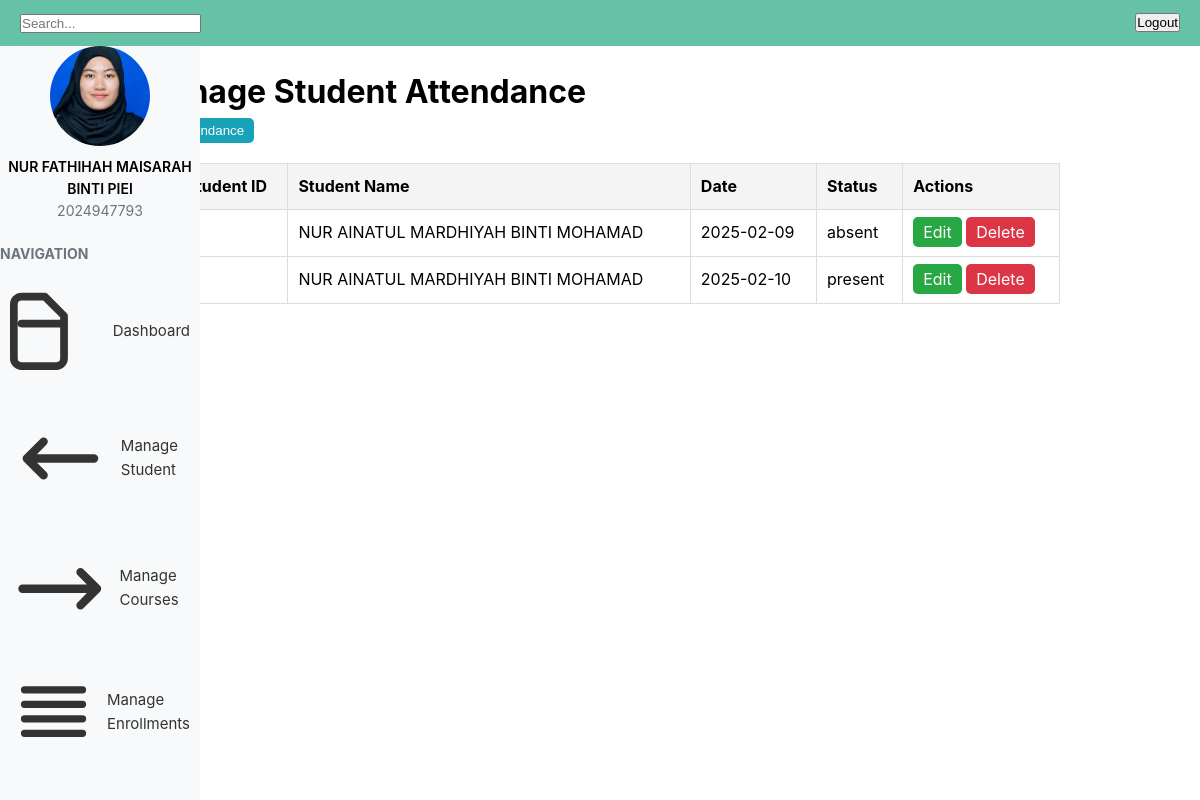
/manageattendance.php, run on the app's committed database.
### tables this page shows
CREATE TABLE `attendance` (
  `attendance_id` int(11) NOT NULL,
  `student_id` int(11) NOT NULL,
  `student_name` varchar(50) NOT NULL,
  `date` date NOT NULL,
  `status` enum('present','absent') NOT NULL,
  `created_at` timestamp(6) NOT NULL DEFAULT current_timestamp(6) ON UPDATE current_timestamp(6)
);

### manageattendance.php (the view, shortened to what this page needs)
<?php
$conn = mysqli_connect('localhost', 'root', '', 'studentonlineformdb');
$query = "SELECT attendance_id, student_id, student_name, date, status FROM attendance";
$result = mysqli_query($conn, $query);
?>
<!DOCTYPE html>
<html lang="en">
<head>
    <link rel="stylesheet" href="style.css">
</head>
<body class="bg-gray-100">
      <div class="navbar">
        <div class="search-bar">
          <input type="text" placeholder="Search...">
        </div>
      <button class="bg-red-500 px-3 py-1 rounded-md"  onclick="window.location.href='login.php';">Logout</button>
        </div>
    <div class="flex h-screen">
         <aside class="sidebar">
            <div class="profile">
                <img src="img/img0.jpg" alt="Profile Picture">
                <h2>NUR FATHIHAH MAISARAH BINTI PIEI</h2>
                <p>2024947793</p>
            </div>
            <h3 class="nav-title">Navigation</h3>
            <ul>
                <li class="nav-item">
                    <a href="staff.php">
                        <svg xmlns="http://www.w3.org/2000/svg" class="h-5 w-5" fill="none" viewBox="0 0 24 24" stroke="currentColor">
                            <path stroke-linecap="round" stroke-linejoin="round" stroke-width="2" d="M3 10h11M9 21H3a2 2 0 01-2-2V5a2 2 0 012-2h6l5 5v11a2 2 0 01-2 2z" />
                        </svg>
                        Dashboard
                    </a>
                </li>
                <li class="nav-item">
                    <a href="managestudent.php">
                        <svg xmlns="http://www.w3.org/2000/svg" class="h-5 w-5" fill="none" viewBox="0 0 24 24" stroke="currentColor">
                            <path stroke-linecap="round" stroke-linejoin="round" stroke-width="2" d="M8 16l-4-4m0 0l4-4m-4 4h16" />
                        </svg>
                        Manage Student
                    </a>
                </li>
                <li class="nav-item">
                    <a href="managecourses.php">
                        <svg xmlns="http://www.w3.org/2000/svg" class="h-5 w-5" fill="none" viewBox="0 0 24 24" stroke="currentColor">
                            <path stroke-linecap="round" stroke-linejoin="round" stroke-width="2" d="M17 16l4-4m0 0l-4-4m4 4H3" />
                        </svg>
                        Manage Courses
                    </a>
                </li>
                <li class="nav-item">
                    <a href="manageenrollements.php">
                        <svg xmlns="http://www.w3.org/2000/svg" class="h-5 w-5" fill="none" viewBox="0 0 24 24" stroke="currentColor">
                            <path stroke-linecap="round" stroke-linejoin="round" stroke-width="2" d="M4 6h16M4 10h16M4 14h16M4 18h16" />
                        </svg>
                        Manage Enrollments
                        </a>
                </li>
                <li class="nav-item">
                    <a href="manageattendance.php">
                        <svg xmlns="http://www.w3.org/2000/svg" class="h-5 w-5" fill="none" viewBox="0 0 24 24" stroke="currentColor">
                            <path stroke-linecap="round" stroke-linejoin="round" stroke-width="2" d="M4 6h16M4 10h16M4 14h16M4 18h16" />
                        </svg>
                    </a>
                </li>
            </ul>
        </aside>
          <main class="flex-1 p-6">
    <div class="container">
    <h1>Manage Student Attendance</h1>
        <button class="btn btn-add" onclick="document.getElementById('addForm').style.display='block'">Add Attendance</button>
        <table>
            <thead>
                <tr>
                    <th>#</th>
                    <th>Student ID</th>
                    <th>Student Name</th>
                    <th>Date</th>
                    <th>Status</th>
                    <th>Actions</th>
                </tr>
            </thead>
            <tbody>
                <?php
                if (mysqli_num_rows($result) > 0) {
                    $counter = 1;
                    while ($row = mysqli_fetch_assoc($result)) {
                        echo "<tr>
                                <td>{$counter}</td>
                                <td>{$row['student_id']}</td>
                                <td>{$row['student_name']}</td>
                                <td>{$row['date']}</td>
                                <td>{$row['status']}</td>
                                <td>
                                    <a href='manageattendance.php?edit_id={$row['attendance_id']}' class='btn btn-edit'>Edit</a>
                                    <a href='manageattendance.php?delete_id={$row['attendance_id']}' class='btn btn-delete' onclick='return confirm(\"Are you sure you want to delete this record?\")'>Delete</a>
                                </td>
                              </tr>";
                        $counter++;
                    }
                } else {
                    echo "<tr><td colspan='6'>No attendance records found.</td></tr>";
                }
                ?>
            </tbody>
        </table>
    </div>
</body>
</html>

### style.css (style rules this page uses)
* { margin: 0; padding: 0; box-sizing: border-box; }
body { font-family: Arial, sans-serif; line-height: 1.6; }

### manageattendance.php (style rules this page uses)
body { font-family: Arial, sans-serif; }
.container { width: 80%; margin: auto; padding: 20px; }
table { width: 100%; border-collapse: collapse; margin-bottom: 20px; }
table th, table td { border: 1px solid #ddd; padding: 10px; text-align: left; }
table th { background-color: #f4f4f4; }
.btn { padding: 5px 10px; text-decoration: none; color: white; border: none; cursor: pointer; border-radius: 5px; }
.btn-edit { background-color: #28a745; }
.btn-delete { background-color: #dc3545; }
.btn-add { background-color: #17a2b8; margin-bottom: 20px; }
.navbar { display: flex; justify-content: space-between; align-items: center; background-color: #66c2a6; padding: 10px 20px; }
body { font-family: 'Inter', sans-serif; }
.sidebar { width: 200px; background-color: #f8f9fa; min-height: 100vh; padding: 0px; position: fixed; height: 100%; overflow-y: auto; }
.sidebar .profile { text-align: center; margin-bottom: 20px; }
.sidebar .profile img { width: 100px; height: 100px; border-radius: 50%; object-fit: cover; margin: 0 auto; display: block; }
.sidebar .profile h2 { font-size: 14px; font-weight: 600; margin-top: 10px; }
.sidebar .profile p { font-size: 14px; color: #6c757d; }
.sidebar .nav-title { font-size: 14px; text-transform: uppercase; margin-bottom: 10px; color: #6c757d; }
.sidebar .nav-item { list-style: none; margin-bottom: 10px; }
.sidebar .nav-item a { display: flex; align-items: center; text-decoration: none; color: #333; font-size: 15px; padding: 10px; border-radius: 5px; transition: background-color 0.3s; }
.sidebar .nav-item a svg { margin-right: 10px; }

### data on the page
attendance: student_name "NUR AINATUL MARDHIYAH BINTI MOHAMAD", date "2025-02-09", status "absent"
attendance: student_name "NUR AINATUL MARDHIYAH BINTI MOHAMAD", date "2025-02-10", status "present"
